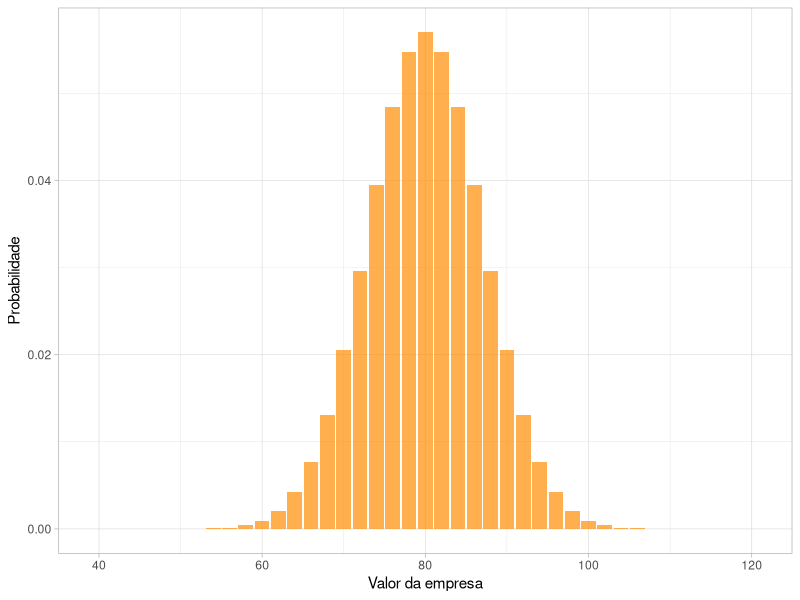

R code for this plot: (Note: this script raises an error after producing the figure.)
## ---- chunk 1
library(ggplot2)
dados_2 <- data.frame(
                x=seq(40,120,by=2),
                y=dnorm(seq(40,120,by=2),mean=80,sd=7))
ggplot(data = dados_2,aes(x=x,y=y)) +
  geom_histogram(binwidth = 5, stat = 'identity', fill='dark orange',alpha=.7,position='identity') +
  theme_light() +
  labs(x='Valor da empresa', y='Probabilidade')
## ---- chunk 2
df <- data.frame(
  a = rnorm(n=100,mean=1,sd=0.05),
  b = a*(1+rnorm(n=100,mean=3,sd=0.00001))
)

ggplot(df,aes(x=a,y=b))+
  geom_point()
